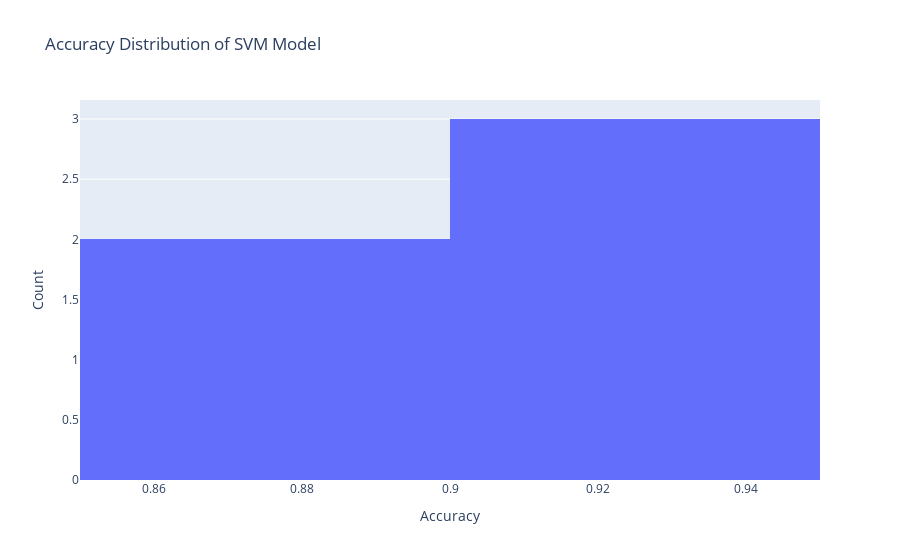

The notebook cell this image was saved under:
### Code cell
import matplotlib.pyplot as plt
import plotly.graph_objects as go

# Bar chart example using Matplotlib
x = [
    '5-fold cross-validation with default parameters',
    '10-fold cross-validation with default parameters',
    '5-fold cross-validation with C=0.1',
    '5-fold cross-validation with C=5',
    '5-fold cross-validation with kernel="poly"'
]
accuracy = [
    0.9102485443231381, 0.9113652219814414, 0.8594143261938495,
    0.919198667944551, 0.8853481248437369
]

fig, ax = plt.subplots(figsize=(10, 6))

ax.bar(x, accuracy)
ax.set_title('Accuracy of SVM Model')
ax.set_xlabel('Cross Validation')
ax.set_ylabel('Accuracy')

plt.xticks(rotation=45)
plt.subplots_adjust(top=0.9, bottom=0.2)  # Manually adjust the margins

plt.show()

# Histogram example using Plotly
hist_data = [accuracy]
group_labels = ['Accuracy']

fig = go.Figure()
for i, data in enumerate(hist_data):
    fig.add_trace(go.Histogram(x=data, name=group_labels[i]))

fig.update_layout(
    title='Accuracy Distribution of SVM Model',
    xaxis_title='Accuracy',
    yaxis_title='Count'
)

fig.show()

### Figure 1 — Plotly figure (JSON) as saved in the notebook; plotly's stock layout.template omitted (floating-point values rounded to 4 significant figures)
{"data": [{"name": "Accuracy", "type": "histogram", "x": [0.9102, 0.9114, 0.8594, 0.9192, 0.8853]}], "layout": {"autosize": true, "title": {"text": "Accuracy Distribution of SVM Model"}, "xaxis": {"autorange": true, "range": [0.85, 0.95], "title": {"text": "Accuracy"}, "type": "linear"}, "yaxis": {"autorange": true, "range": [0, 3.158], "title": {"text": "Count"}}}}
